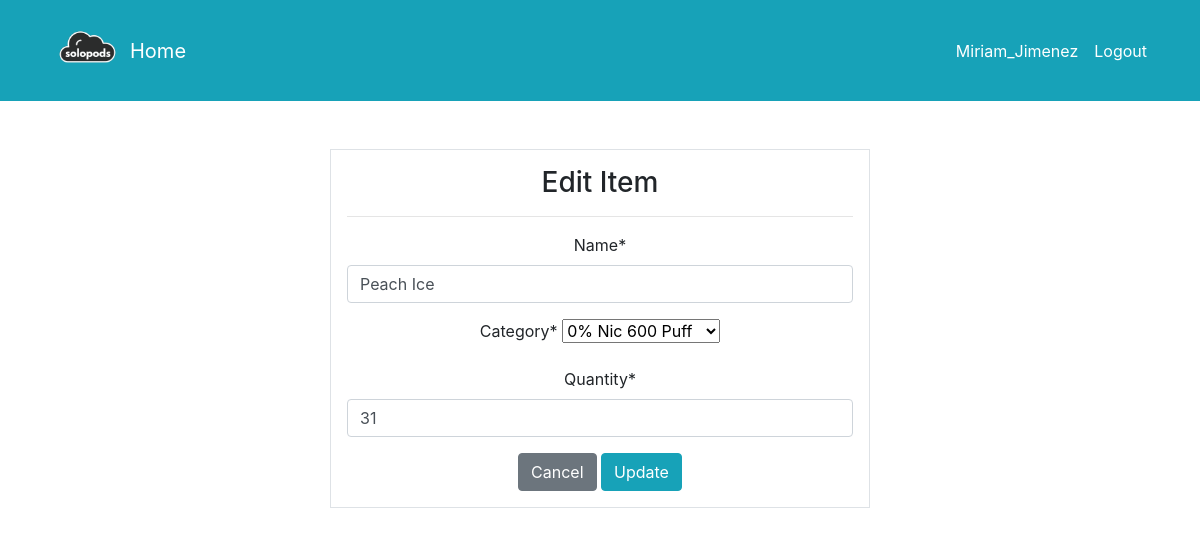
The app's page /product/update/22/ (signed in), older data.
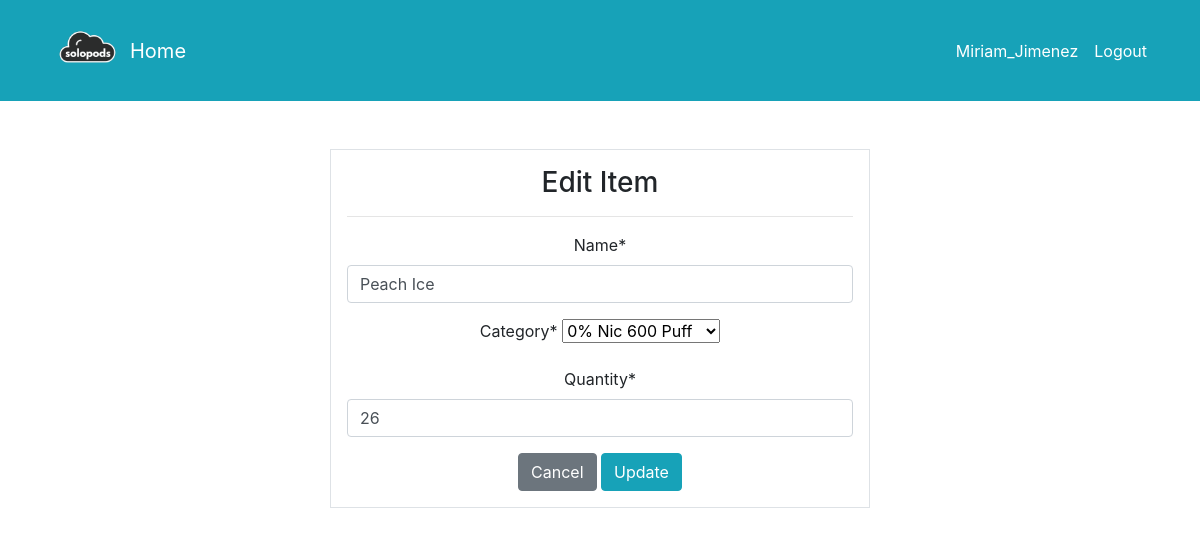
The same page, newer data.
### dashboard/models.py (models this page shows, shortened)
class Product(models.Model):
    name = models.CharField(max_length=100, null=True)
    category = models.CharField(max_length=20, choices=CATEGORY, null=True)
    quantity = models.PositiveIntegerField(null=True)
    iva_rate = models.DecimalField(max_digits=5, decimal_places=2, null=True)
    class Meta:
        verbose_name_plural = 'Product'

### dashboard/views.py (the view)
# urls.py: path('product/update/<int:pk>/', views.product_update, name='dashboard-product-update'),
@login_required
def product_update(request, pk):
    item = Product.objects.get(id=pk)
    if request.method=='POST':
        form = ProductForm(request.POST, instance=item)
        if form.is_valid():
            form.save()
            return redirect('dashboard-product')
    else:
        form = ProductForm(instance=item)
    context = {
        'form': form,
    }
    return render(request, 'dashboard/product_update.html', context)

### dashboard/forms.py
class ProductForm(forms.ModelForm):
    class Meta:
        model = Product
        fields = ['name', 'category', 'quantity']

### templates/dashboard/product_update.html (shortened to what this page needs)
{% extends 'partials/base.html' %}
{% load crispy_forms_tags %}
{% block content %}
<div class="container">
    <div class="row mt-5">
        <div class="col-md-6 offset-md-3">
            <div class="border bg-white p-3">
                <h3>Edit Item</h3>
                <hr>
                <form method="POST">
                    {{ form|crispy }}
                    <a class="btn btn-secondary" href="{% url 'dashboard-product' %}">Cancel</a>
                    <input class="btn btn-info" type="submit" value="Update">
                </form>
            </div>
        </div>
    </div>
</div>
{% endblock %}

Row changes from the older to the newer data that the page shows:
changed Product "Peach Ice": quantity "31" → "26"
